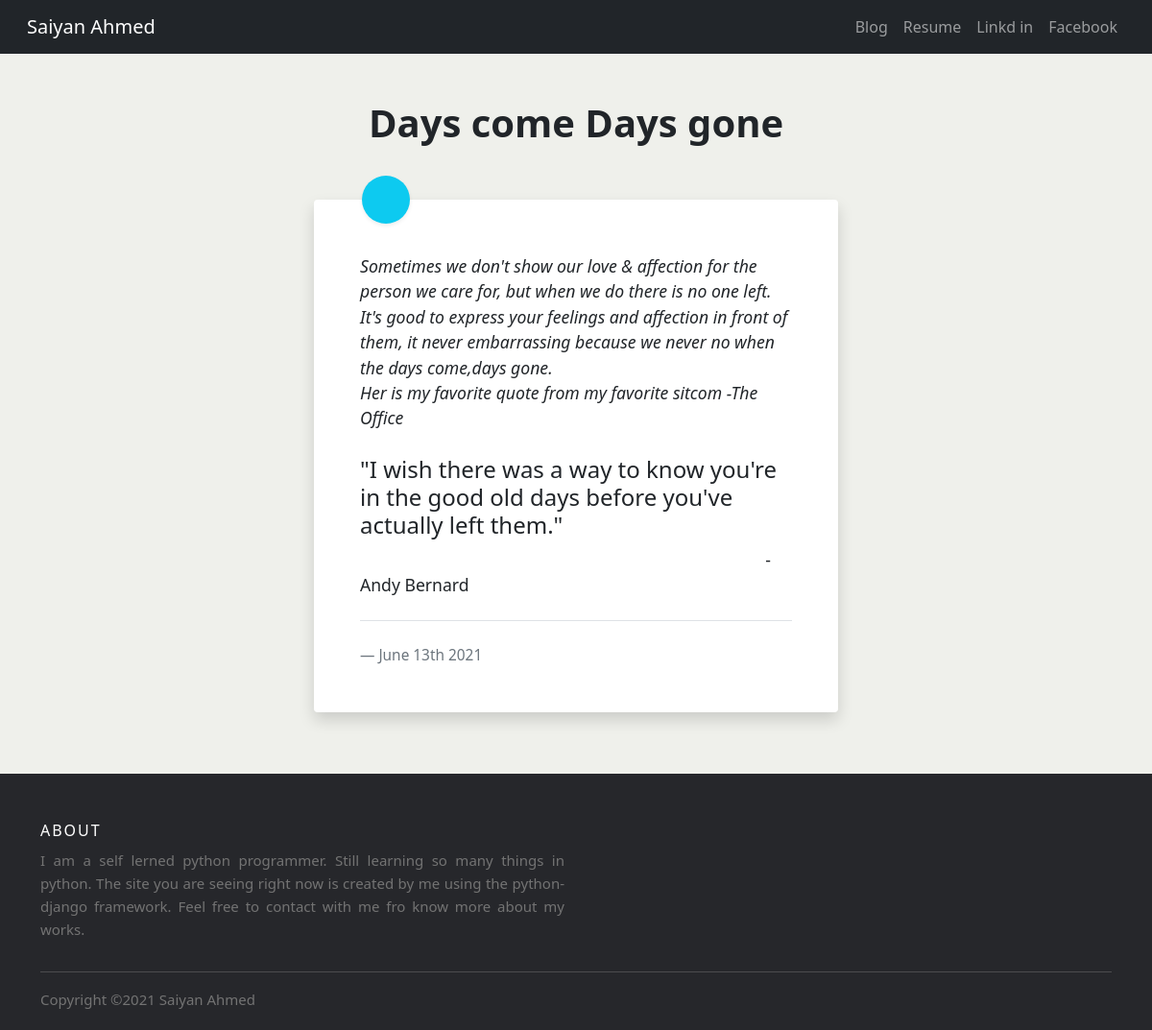
Page /blog/2 on the committed database.
### blog/models.py (models this page shows, shortened)
class Blog(models.Model):
	title = models.CharField(max_length=100)
	description = models.TextField()
	date = models.DateField()

### blog/views.py (the view)
# urls.py: path('<int:blog_id>', views.detail, name='detail')
def detail(request,blog_id):
	blog = get_object_or_404(Blog, pk=blog_id) #show the Blog model by its pk or 'primary key' if mot show 404 error
	return render(request, 'blog/detail.html', {"blog":blog})

### blog/templates/blog/detail.html (shortened to what this page needs)
{% extends 'portfolio/base.html' %}
{% block content %}
<section class="py-5">
    <div class="container">
        <div class="row">
            <div class="col-lg-6 mx-auto">
                <header class="text-center pb-5">
                    <h1 class="fw-bold">{{blog.title}}</h1>
                </header>
            </div>
        </div>
        <div class="row">
            <div class="col-lg-6 mx-auto">
                <blockquote class="blockquote blockquote-custom bg-white p-5 shadow rounded">
                    <div class="blockquote-custom-icon bg-info shadow-sm"></div>
                    <p class="mb-0 mt-2 font-italic">{{blog.description|safe}}</p>
                    <footer class="blockquote-footer pt-4 mt-4 border-top">{{blog.date|date:'F jS Y'}}
                    </footer>
                </blockquote>
            </div>
        </div>
    </div>
</section>
{% endblock %}}

### blog/templates/blog/detail.html (style rules this page uses)
.blockquote-custom { position: relative; font-size: 1.1rem; }
.blockquote-custom-icon { width: 50px; height: 50px; border-radius: 50%; display: flex; align-items: center; justify-content: center; position: absolute; top: -25px; left: 50px; }
body { background: #eff0eb; background-image: url('https://i.postimg.cc/MTbfnkj6/bg.png'); background-size: cover; background-repeat: no-repeat; }

### rows in the picture
Blog: title "Days come Days gone", description "Sometimes we don't show our love & affection for the person we care for, but when we do there is no one left. It's good to express your feelings and affection in front of them, it never embarrassing because we never no when the days come,days gone. Her is my favorite quote from my favorite sitcom -The Office \"I wish there was a way to know you're in the good old days before you've actually left them.\" -Andy Bernard", date "June 13th 2021"
